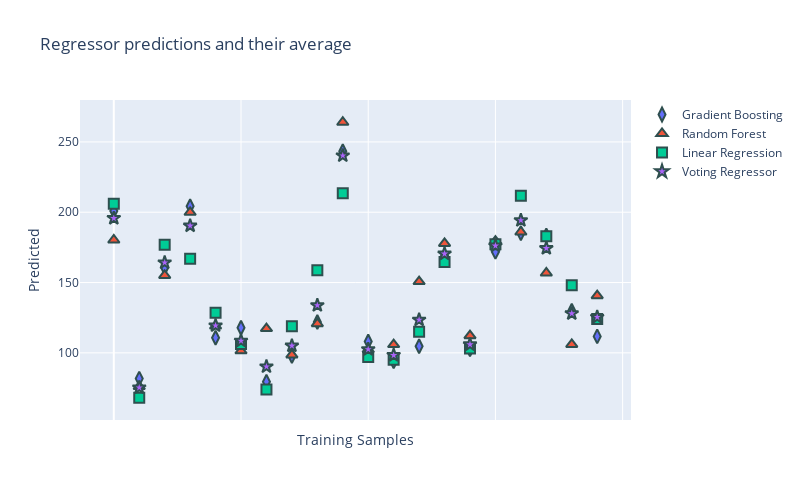

The notebook cell saved with this chart:
### Code cell
preds = [
    ("Gradient Boosting", pred1),
    ("Random Forest", pred2),
    ("Linear Regression", pred3),
    ("Voting Regressor", pred4)
]
markers = ["diamond-tall", "triangle-up", "square", "star"]
fig = plot_votes(preds, markers)
fig.show()

### Figure 1 — Plotly figure (JSON) as saved in the notebook; plotly's stock layout.template omitted (floating-point values rounded to 4 significant figures)
{"data": [{"marker": {"line": {"color": "DarkSlateGrey", "width": 2}, "size": 10, "symbol": "diamond-tall"}, "mode": "markers", "name": "Gradient Boosting", "type": "scatter", "y": [200.9, 81.69, 160.6, 204.3, 110.7, 117.9, 79.47, 97.72, 121.9, 243.4, 108.1, 93.93, 104.7, 168.9, 102.4, 171.8, 185.1, 183.5, 130.0, 111.7]}, {"marker": {"line": {"color": "DarkSlateGrey", "width": 2}, "size": 10, "symbol": "triangle-up"}, "mode": "markers", "name": "Random Forest", "type": "scatter", "y": [180.2, 76.06, 155.1, 199.9, 119.0, 101.4, 117.3, 98.56, 120.7, 264.0, 102.3, 105.9, 150.7, 177.8, 112.2, 179.5, 185.9, 156.8, 106.0, 140.7]}, {"marker": {"line": {"color": "DarkSlateGrey", "width": 2}, "size": 10, "symbol": "square"}, "mode": "markers", "name": "Linear Regression", "type": "scatter", "y": [206.1, 68.07, 176.9, 166.9, 128.5, 106.4, 73.89, 118.9, 158.8, 213.6, 97.07, 95.1, 115.1, 164.7, 103.1, 177.2, 211.8, 182.8, 148.0, 124.0]}, {"marker": {"line": {"color": "DarkSlateGrey", "width": 2}, "size": 10, "symbol": "star"}, "mode": "markers", "name": "Voting Regressor", "type": "scatter", "y": [195.7, 75.27, 164.2, 190.4, 119.4, 108.5, 90.21, 105.0, 133.8, 240.3, 102.5, 98.31, 123.5, 170.5, 105.9, 176.2, 194.3, 174.4, 128.0, 125.5]}], "layout": {"height": 500, "hovermode": "x unified", "title": {"text": "Regressor predictions and their average"}, "width": 800, "xaxis": {"showticklabels": false, "title": {"text": "Training Samples"}}, "yaxis": {"title": {"text": "Predicted"}}}}
